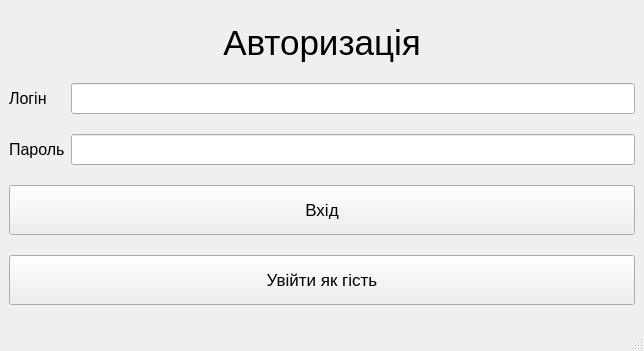
<?xml version="1.0" encoding="UTF-8"?>
<ui version="4.0">
 <class>MainWindow</class>
 <widget class="QMainWindow" name="MainWindow">
  <property name="geometry">
   <rect>
    <x>0</x>
    <y>0</y>
    <width>644</width>
    <height>351</height>
   </rect>
  </property>
  <property name="sizePolicy">
   <sizepolicy hsizetype="Minimum" vsizetype="Fixed">
    <horstretch>0</horstretch>
    <verstretch>0</verstretch>
   </sizepolicy>
  </property>
  <property name="font">
   <font>
    <pointsize>8</pointsize>
   </font>
  </property>
  <property name="windowTitle">
   <string>Swim Assistant</string>
  </property>
  <property name="layoutDirection">
   <enum>Qt::LeftToRight</enum>
  </property>
  <widget class="QWidget" name="centralwidget">
   <layout class="QGridLayout" name="gridLayout">
    <item row="0" column="0" colspan="2">
     <widget class="QLabel" name="labelAuthorization">
      <property name="sizePolicy">
       <sizepolicy hsizetype="Minimum" vsizetype="Fixed">
        <horstretch>0</horstretch>
        <verstretch>0</verstretch>
       </sizepolicy>
      </property>
      <property name="font">
       <font>
        <pointsize>26</pointsize>
        <weight>50</weight>
        <bold>false</bold>
       </font>
      </property>
      <property name="layoutDirection">
       <enum>Qt::LeftToRight</enum>
      </property>
      <property name="text">
       <string>Авторизація</string>
      </property>
      <property name="alignment">
       <set>Qt::AlignCenter</set>
      </property>
     </widget>
    </item>
    <item row="1" column="0">
     <widget class="QLabel" name="labelLogIn">
      <property name="font">
       <font>
        <pointsize>12</pointsize>
       </font>
      </property>
      <property name="layoutDirection">
       <enum>Qt::LeftToRight</enum>
      </property>
      <property name="text">
       <string>Логін</string>
      </property>
      <property name="alignment">
       <set>Qt::AlignLeading|Qt::AlignLeft|Qt::AlignVCenter</set>
      </property>
     </widget>
    </item>
    <item row="1" column="1">
     <widget class="QLineEdit" name="lineEdit_LogIn">
      <property name="maximumSize">
       <size>
        <width>16777215</width>
        <height>31</height>
       </size>
      </property>
      <property name="font">
       <font>
        <pointsize>12</pointsize>
       </font>
      </property>
      <property name="layoutDirection">
       <enum>Qt::LeftToRight</enum>
      </property>
      <property name="alignment">
       <set>Qt::AlignLeading|Qt::AlignLeft|Qt::AlignVCenter</set>
      </property>
     </widget>
    </item>
    <item row="2" column="0">
     <widget class="QLabel" name="labelPassword">
      <property name="font">
       <font>
        <pointsize>12</pointsize>
       </font>
      </property>
      <property name="layoutDirection">
       <enum>Qt::LeftToRight</enum>
      </property>
      <property name="text">
       <string>Пароль</string>
      </property>
     </widget>
    </item>
    <item row="2" column="1">
     <widget class="QLineEdit" name="lineEdit_Password">
      <property name="maximumSize">
       <size>
        <width>16777215</width>
        <height>31</height>
       </size>
      </property>
      <property name="font">
       <font>
        <pointsize>12</pointsize>
       </font>
      </property>
      <property name="layoutDirection">
       <enum>Qt::LeftToRight</enum>
      </property>
      <property name="inputMethodHints">
       <set>Qt::ImhHiddenText|Qt::ImhNoAutoUppercase|Qt::ImhNoPredictiveText|Qt::ImhSensitiveData</set>
      </property>
      <property name="echoMode">
       <enum>QLineEdit::Password</enum>
      </property>
     </widget>
    </item>
    <item row="3" column="0" colspan="2">
     <widget class="QPushButton" name="pushButton_SignIn">
      <property name="sizePolicy">
       <sizepolicy hsizetype="Expanding" vsizetype="Fixed">
        <horstretch>0</horstretch>
        <verstretch>0</verstretch>
       </sizepolicy>
      </property>
      <property name="maximumSize">
       <size>
        <width>16777215</width>
        <height>50</height>
       </size>
      </property>
      <property name="font">
       <font>
        <pointsize>13</pointsize>
       </font>
      </property>
      <property name="layoutDirection">
       <enum>Qt::LeftToRight</enum>
      </property>
      <property name="text">
       <string>Вхід</string>
      </property>
     </widget>
    </item>
    <item row="4" column="0" colspan="2">
     <widget class="QPushButton" name="pushButton_SignInGuest">
      <property name="sizePolicy">
       <sizepolicy hsizetype="Expanding" vsizetype="Fixed">
        <horstretch>0</horstretch>
        <verstretch>0</verstretch>
       </sizepolicy>
      </property>
      <property name="maximumSize">
       <size>
        <width>16777215</width>
        <height>50</height>
       </size>
      </property>
      <property name="font">
       <font>
        <pointsize>13</pointsize>
       </font>
      </property>
      <property name="layoutDirection">
       <enum>Qt::LeftToRight</enum>
      </property>
      <property name="text">
       <string>Увійти як гість</string>
      </property>
     </widget>
    </item>
   </layout>
  </widget>
  <widget class="QMenuBar" name="menubar">
   <property name="geometry">
    <rect>
     <x>0</x>
     <y>0</y>
     <width>644</width>
     <height>21</height>
    </rect>
   </property>
  </widget>
  <widget class="QStatusBar" name="statusbar"/>
 </widget>
 <resources/>
 <connections/>
</ui>
